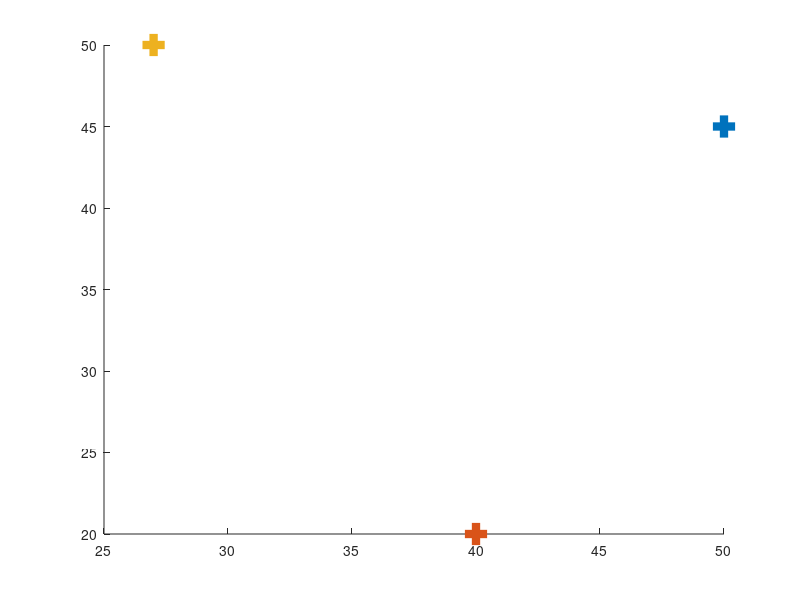

This chart was generated by the following MATLAB code:
yposns = [45  20 50]; xposns = [50  40 27]; ofs= [0,22,15];

% Show positions on image
hold on; for i = 1:length(xposns)
    plot(xposns(i),yposns(i),'s','LineWidth',10);
end; hold off;
